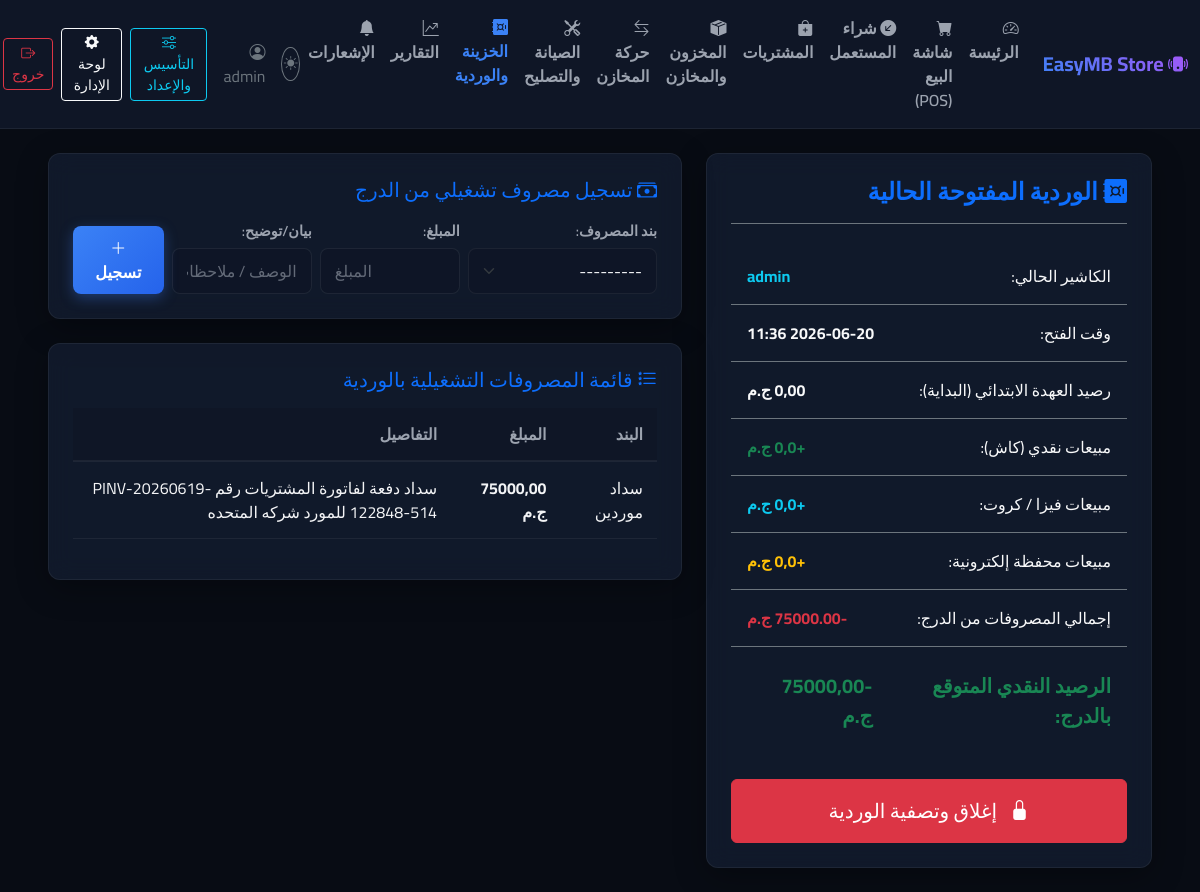
The page /shifts/ (signed in) on the database its author committed.
### erp/models.py (models this page shows, shortened)
class CashShift(models.Model):
    STATUS_CHOICES = (('open', '������'), ('closed', '�����'))
    cashier = models.ForeignKey(User, on_delete=models.PROTECT, verbose_name="�������")
    start_time = models.DateTimeField(auto_now_add=True, verbose_name="��� ��� �������")
    end_time = models.DateTimeField(null=True, blank=True, verbose_name="��� ����� �������")
    opening_balance = models.DecimalField(max_digits=10, decimal_places=2, verbose_name="���� �������")
    expected_closing_balance = models.DecimalField(max_digits=12, decimal_places=2, default=0, verbose_name="������ ������ �������")
    actual_cash = models.DecimalField(max_digits=12, decimal_places=2, null=True, blank=True, verbose_name="������ ������ ������")
    status = models.CharField(max_length=20, choices=STATUS_CHOICES, default='open', verbose_name="���� �������")
    class Meta:
        verbose_name = "����� �����"
        verbose_name_plural = "������ �������"

class Expense(models.Model):
    shift = models.ForeignKey(CashShift, on_delete=models.CASCADE, related_name='expenses', verbose_name="�������")
    category = models.ForeignKey(ExpenseCategory, on_delete=models.PROTECT, verbose_name="��� �������")
    amount = models.DecimalField(max_digits=10, decimal_places=2, verbose_name="������")
    description = models.CharField(max_length=255, blank=True, null=True, verbose_name="��������/�����")
    class Meta:
        verbose_name = "����� ������"
        verbose_name_plural = "��������� ���������"

class ExpenseCategory(models.Model):
    name = models.CharField(max_length=100, verbose_name="��� �������")
    class Meta:
        verbose_name = "����� �����"
        verbose_name_plural = "������� ���������"
    def __str__(self):
        return self.name

### erp/views.py (the view, shortened to what this page needs)
# urls.py: path('shifts/', views.shift_manage_view, name='shift_manage'),
@login_required
@permission_required('erp.view_cashshift', raise_exception=True)
def shift_manage_view(request):
    active_shift = CashShift.objects.filter(cashier=request.user, status='open').first()
    if active_shift:
        expenses = active_shift.expenses.all().select_related('category')
        sales = SaleInvoice.objects.filter(shift=active_shift).select_related('customer')
        cash_sales = Payment.objects.filter(
            invoice__shift=active_shift,
            payment_method='cash'
        ).aggregate(total=models.Sum('amount'))['total'] or 0.00
        visa_sales = Payment.objects.filter(
            invoice__shift=active_shift,
            payment_method='visa'
        ).aggregate(total=models.Sum('amount'))['total'] or 0.00
        wallet_sales = Payment.objects.filter(
            invoice__shift=active_shift,
            payment_method='wallet'
        ).aggregate(total=models.Sum('amount'))['total'] or 0.00
        expense_form = ExpenseForm()
        close_form = CashShiftCloseForm(instance=active_shift)
        context = {
            'active_shift': active_shift,
            'expenses': expenses,
            'sales': sales,
            'cash_sales': cash_sales,
            'visa_sales': visa_sales,
            'wallet_sales': wallet_sales,
            'expense_form': expense_form,
            'close_form': close_form,
        }
        return render(request, 'erp/shift_detail.html', context)

### erp/templates/erp/shift_detail.html (shortened to what this page needs)
{% extends 'erp/base.html' %}
{% block content %}
<div class="row g-4 {% if not request.user.is_staff and not request.user.is_superuser %}justify-content-center{% endif %}">
    <div class="col-lg-5 {% if not request.user.is_staff and not request.user.is_superuser %}col-md-8{% endif %}">
        <div class="glass-card p-4 h-100">
            <h4 class="text-primary fw-bold mb-4 border-bottom border-secondary pb-3">
                <i class="bi bi-safe-fill"></i> الوردية المفتوحة الحالية
            </h4>
            <div class="list-group list-group-flush bg-transparent">
                <div class="list-group-item bg-transparent text-light border-secondary py-3 d-flex justify-content-between">
                    <span>الكاشير الحالي:</span>
                    <strong class="text-info">{{ active_shift.cashier.username }}</strong>
                </div>
                <div class="list-group-item bg-transparent text-light border-secondary py-3 d-flex justify-content-between">
                    <span>وقت الفتح:</span>
                    <strong>{{ active_shift.start_time|date:"Y-m-d H:i" }}</strong>
                </div>
                <div class="list-group-item bg-transparent text-light border-secondary py-3 d-flex justify-content-between">
                    <span>رصيد العهدة الابتدائي (البداية):</span>
                    <strong class="text-light">{{ active_shift.opening_balance }} ج.م</strong>
                </div>
                <div class="list-group-item bg-transparent text-light border-secondary py-3 d-flex justify-content-between">
                    <span>مبيعات نقدي (كاش):</span>
                    <strong class="text-success">+{{ cash_sales }} ج.م</strong>
                </div>
                <div class="list-group-item bg-transparent text-light border-secondary py-3 d-flex justify-content-between">
                    <span>مبيعات فيزا / كروت:</span>
                    <strong class="text-info">+{{ visa_sales }} ج.م</strong>
                </div>
                <div class="list-group-item bg-transparent text-light border-secondary py-3 d-flex justify-content-between">
                    <span>مبيعات محفظة إلكترونية:</span>
                    <strong class="text-warning">+{{ wallet_sales }} ج.م</strong>
                </div>
                <div class="list-group-item bg-transparent text-light border-secondary py-3 d-flex justify-content-between">
                    <span>إجمالي المصروفات من الدرج:</span>
                    <strong class="text-danger">-<span id="shift-total-expenses-display">0.00</span> ج.م</strong>
                </div>
                <div class="list-group-item bg-transparent text-light border-secondary py-4 d-flex justify-content-between fs-5 bg-dark rounded">
                    <span class="text-success fw-bold">الرصيد النقدي المتوقع بالدرج:</span>
                    <strong class="text-success fw-bold"><span id="shift-expected-balance-display">{{ active_shift.expected_closing_balance }}</span> ج.م</strong>
                </div>
            </div>
            <div class="d-grid mt-4">
                <button type="button" class="btn btn-danger py-3 fs-5" data-bs-toggle="modal" data-bs-target="#closeShiftModal">
                    <i class="bi bi-lock-fill me-2"></i> إغلاق وتصفية الوردية
                </button>
            </div>
        </div>
    </div>
    {% if request.user.is_staff or request.user.is_superuser %}
    <div class="col-lg-7">
        <div class="glass-card p-4 mb-4">
            <h5 class="text-primary mb-3"><i class="bi bi-cash-stack"></i> تسجيل مصروف تشغيلي من الدرج</h5>
            <form id="addExpenseForm" class="row g-2 align-items-end">
                <div class="col-md-4">
                    <label for="{{ expense_form.category.id_for_label }}">بند المصروف:</label>
                    {{ expense_form.category }}
                </div>
                <div class="col-md-3">
                    <label for="{{ expense_form.amount.id_for_label }}">المبلغ:</label>
                    {{ expense_form.amount }}
                </div>
                <div class="col-md-3">
                    <label for="{{ expense_form.description.id_for_label }}">بيان/توضيح:</label>
                    {{ expense_form.description }}
                </div>
                <div class="col-md-2">
                    <button type="button" class="btn btn-primary w-100" onclick="submitShiftExpense()">
                        <i class="bi bi-plus-lg"></i> تسجيل
                    </button>
                </div>
            </form>
        </div>
        <div class="glass-card p-4">
            <h5 class="text-primary mb-3"><i class="bi bi-list-stars"></i> قائمة المصروفات التشغيلية بالوردية</h5>
            <div class="table-responsive">
                <table class="table table-custom">
                    <thead>
                        <tr>
                            <th>البند</th>
                            <th>المبلغ</th>
                            <th>التفاصيل</th>
                        </tr>
                    </thead>
                    <tbody id="expenses-table-body">
                        {% for exp in expenses %}
                            <tr class="expense-row-data" data-amount="{{ exp.amount }}">
                                <td>{{ exp.category.name }}</td>
                                <td class="text-danger fw-bold">{{ exp.amount }} ج.م</td>
                                <td>{{ exp.description|default:"--" }}</td>
                            </tr>
                        {% empty %}
                            <tr id="no-expenses-row">
                                <td colspan="3" class="text-center text-secondary py-3">لم يتم تسجيل أي مصروفات في هذه الوردية بعد.</td>
                            </tr>
                        {% endfor %}
                    </tbody>
                </table>
            </div>
        </div>
    </div>
    {% endif %}
</div>
{% endblock %}

### erp/templates/erp/base.html (shortened to what this page needs)
<!DOCTYPE html>
<html lang="ar" dir="rtl">
<head>
    <link rel="stylesheet" href="https://cdn.jsdelivr.net/npm/bootstrap@5.3.2/dist/css/bootstrap.rtl.min.css">
    <link rel="stylesheet" href="https://cdn.jsdelivr.net/npm/bootstrap-icons@1.11.2/font/bootstrap-icons.min.css">
    {% load static %}
    <link rel="stylesheet" href="{% static 'css/styles.css' %}?v={% now 'U' %}">
</head>
<body>
    <nav class="navbar navbar-expand-lg navbar-dark navbar-custom sticky-top">
        <div class="container-fluid">
            <a class="navbar-brand" href="{% if request.user.is_staff or request.user.is_superuser %}{% url 'erp:dashboard' %}{% elif perms.erp.add_saleinvoice %}{% url 'erp:pos' %}{% elif perms.erp.change_repairticket %}{% url 'erp:repair_list' %}{% else %}{% url 'erp:pos' %}{% endif %}">
                <i class="bi bi-phone-vibrate-fill"></i> EasyMB Store
            </a>
            <div class="collapse navbar-collapse" id="navbarNav">
                <ul class="navbar-nav me-auto mb-2 mb-lg-0">
                    {% if request.user.is_staff or request.user.is_superuser %}
                    <li class="nav-item">
                        <a class="nav-link {% if request.resolver_match.view_name == 'erp:dashboard' %}active{% endif %}" href="{% url 'erp:dashboard' %}">
                            <i class="bi bi-speedometer2"></i> الرئيسة
                        </a>
                    </li>
                    {% endif %}
                    {% if perms.erp.add_saleinvoice %}
                    <li class="nav-item">
                        <a class="nav-link {% if request.resolver_match.view_name == 'erp:pos' %}active{% endif %}" href="{% url 'erp:pos' %}">
                            <i class="bi bi-cart-fill"></i> شاشة البيع (POS)
                        </a>
                    </li>
                    {% endif %}
                    {% if perms.erp.add_device %}
                    <li class="nav-item">
                        <a class="nav-link {% if request.resolver_match.view_name == 'erp:used_purchase' %}active{% endif %}" href="{% url 'erp:used_purchase' %}">
                            <i class="bi bi-arrow-down-left-circle-fill"></i> شراء المستعمل
                        </a>
                    </li>
                    {% endif %}
                    {% if perms.erp.view_purchaseinvoice %}
                    <li class="nav-item">
                        <a class="nav-link {% if 'purchase' in request.resolver_match.view_name %}active{% endif %}" href="{% url 'erp:purchase_list' %}">
                            <i class="bi bi-bag-plus-fill"></i> المشتريات
                        </a>
                    </li>
                    {% endif %}
                    {% if perms.erp.view_stock %}
                    <li class="nav-item">
                        <a class="nav-link {% if 'inventory' in request.resolver_match.view_name %}active{% endif %}" href="{% url 'erp:inventory_dashboard' %}">
                            <i class="bi bi-box-seam-fill"></i> المخزون والمخازن
                        </a>
                    </li>
                    {% endif %}
                    {% if perms.erp.view_stocktransfer %}
                    <li class="nav-item">
                        <a class="nav-link {% if 'transfer' in request.resolver_match.view_name %}active{% endif %}" href="{% url 'erp:transfer_list' %}">
                            <i class="bi bi-arrow-left-right"></i> حركة المخازن
                        </a>
                    </li>
                    {% endif %}
                    {% if perms.erp.view_repairticket %}
                    <li class="nav-item">
                        <a class="nav-link {% if 'repair' in request.resolver_match.view_name %}active{% endif %}" href="{% url 'erp:repair_list' %}">
                            <i class="bi bi-tools"></i> الصيانة والتصليح
                        </a>
                    </li>
                    {% endif %}
                    {% if perms.erp.view_cashshift %}
                    <li class="nav-item">
                        <a class="nav-link {% if 'shift' in request.resolver_match.view_name %}active{% endif %}" href="{% url 'erp:shift_manage' %}">
                            <i class="bi bi-safe-fill"></i> الخزينة والوردية
                        </a>
                    </li>
                    {% endif %}
                    {% if request.user.is_staff or request.user.is_superuser %}
                    <li class="nav-item">
                        <a class="nav-link {% if 'reports' in request.resolver_match.view_name %}active{% endif %}" href="{% url 'erp:reports_dashboard' %}">
                            <i class="bi bi-graph-up-arrow"></i> التقارير
                        </a>
                    </li>
                    <li class="nav-item">
                        <a class="nav-link {% if 'notification' in request.resolver_match.view_name %}active{% endif %}" href="{% url 'erp:notifications_dashboard' %}">
                            <i class="bi bi-bell-fill"></i> الإشعارات
                        </a>
                    </li>
                    {% endif %}
                </ul>
                <div class="d-flex align-items-center">
                    <button id="themeToggleBtn" class="btn btn-outline-secondary btn-sm me-3 text-secondary" title="تغيير نظام الإضاءة" style="border-radius: 50%; width: 34px; height: 34px; display: flex; align-items: center; justify-content: center; padding: 0;">
                        <i id="themeToggleIcon" class="bi bi-sun-fill"></i>
                    </button>
                    {% if request.user.is_authenticated %}
                        <span class="text-secondary me-3">
                            <i class="bi bi-person-circle"></i> {{ request.user.username }}
                        </span>
                        {% if perms.erp.change_storesetting %}
                        <a href="{% url 'erp:setup_dashboard' %}" class="btn btn-outline-info btn-sm me-2">
                            <i class="bi bi-sliders"></i> التأسيس والإعداد
                        </a>
                        {% endif %}
                        {% if request.user.is_staff or request.user.is_superuser %}
                        <a href="/admin/" class="btn btn-outline-light btn-sm me-2" target="_blank">
                            <i class="bi bi-gear-fill"></i> لوحة الإدارة
                        </a>
                        {% endif %}
                        <form action="{% url 'erp:logout' %}" method="POST" class="d-inline">
                            <button type="submit" class="btn btn-outline-danger btn-sm">
                                <i class="bi bi-box-arrow-right"></i> خروج
                            </button>
                        </form>
                    {% else %}
                        <a href="{% url 'erp:login' %}" class="btn btn-primary btn-sm">
                            <i class="bi bi-box-arrow-in-left"></i> دخول
                        </a>
                    {% endif %}
                </div>
            </div>
        </div>
    </nav>
    <div class="container-fluid py-4 px-lg-5">
        {% block content %}{% endblock %}
    </div>
</body>
</html>

### rows shown on the page
CashShift: cashier.username "admin", start_time "2026-06-20 11:36", opening_balance "0,00", expected_closing_balance "-75000,00"
Expense: category.name "سداد موردين", amount "75000,00", description "سداد دفعة لفاتورة المشتريات رقم PINV-20260619-122848-514 للمورد شركه المتحده"

### other values the page prints
{{ request.user.username }} "admin"
{{ cash_sales }} "0,0"
{{ visa_sales }} "0,0"
{{ wallet_sales }} "0,0"
